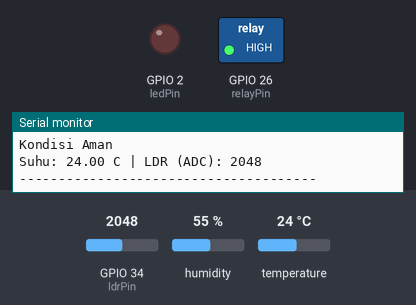
The sketch below on a simulated ESP32. Parts: switched loads named in the sketch (green lamp = pin HIGH), output pins drawn as LEDs (lit = HIGH), the last lines printed to the serial monitor. The test bench sets the inputs (shaded band); at power-on: temperature 24 °C, GPIO 34 (ldrPin) = 2048, humidity 55 %.

Above: at 3.2 s.
3.3 s: temperature set to 33.7 °C
5.2 s: temperature set to 34.7 °C
At 7.0 s:
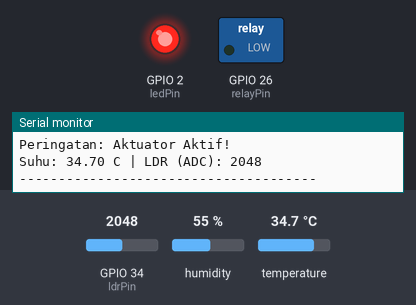
7.5 s: temperature set to 12 °C
At 8.9 s:
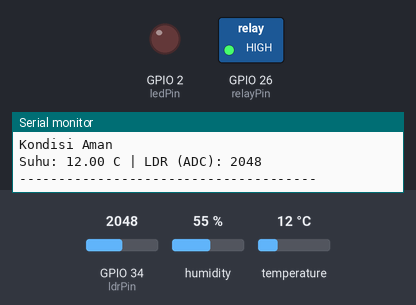
9.5 s: temperature set to 41 °C
At 10.8 s:
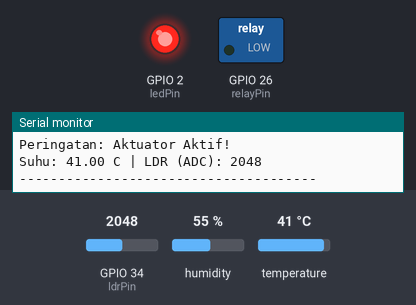
Timing chart, 0 to 12.5 s (numbered marks = the images above; inputs shaded):
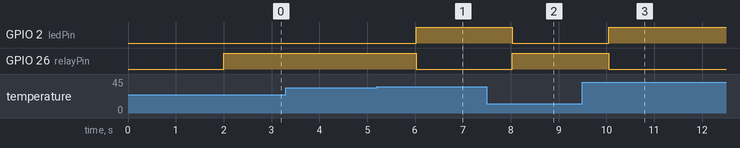

Measured:
- the behaviour switches between 34 and 34.1 °C on temperature (found by bisection; images 0 and 1)
- after the input at 5.2 s, GPIO 2 (ledPin): LOW → HIGH after 0.82 s; GPIO 26 (relayPin): HIGH → LOW after 0.82 s
- after the input at 7.5 s, GPIO 2 (ledPin): HIGH → LOW after 0.54 s; GPIO 26 (relayPin): LOW → HIGH after 0.54 s
- after the input at 9.5 s, GPIO 2 (ledPin): LOW → HIGH after 0.55 s; GPIO 26 (relayPin): HIGH → LOW after 0.55 s

The sketch:

sketch.ino
```cpp
#include <DHT.h>

const byte ldrPin   = 34;
const byte dhtPin   = 27;
const byte relayPin = 26;
const byte ledPin   = 2;

#define DHTTYPE DHT22
DHT dht(dhtPin, DHTTYPE);

const bool RELAY_ACTIVE_LOW = true;

const float SUHU_BATAS_ATAS = 34.0;
const int   LDR_BATAS_GELAP = 1200;

void setRelay(bool aktif) {
  if (RELAY_ACTIVE_LOW) {
    digitalWrite(relayPin, aktif ? LOW : HIGH);
  } else {
    digitalWrite(relayPin, aktif ? HIGH : LOW);
  }
}

void setup() {
  Serial.begin(115200);
  delay(2000);
  pinMode(relayPin, OUTPUT);
  pinMode(ledPin, OUTPUT);


  setRelay(false);
  digitalWrite(ledPin, LOW);

  dht.begin();
  Serial.println("=== Sistem Smart Warehouse dimulai ===");
}

void loop() {
  int   ldrValue = analogRead(ldrPin);
  float suhu = dht.readTemperature();


  if (isnan(suhu)) {
    Serial.println("Gagal membaca data dari sensor DHT!");
    delay(1000);
    return;
  }


  bool kondisiBuruk = (suhu > SUHU_BATAS_ATAS) || (ldrValue < LDR_BATAS_GELAP);

  if (kondisiBuruk) {
    setRelay(true);
    digitalWrite(ledPin, HIGH);
    Serial.println("Peringatan: Aktuator Aktif!");
  } else {
    setRelay(false);
    digitalWrite(ledPin, LOW);
    Serial.println("Kondisi Aman");
  }


  Serial.print("Suhu: ");
  Serial.print(suhu);
  Serial.print(" C | LDR (ADC): ");
  Serial.println(ldrValue);
  Serial.println("--------------------------------------");

  delay(1000);
}
```
